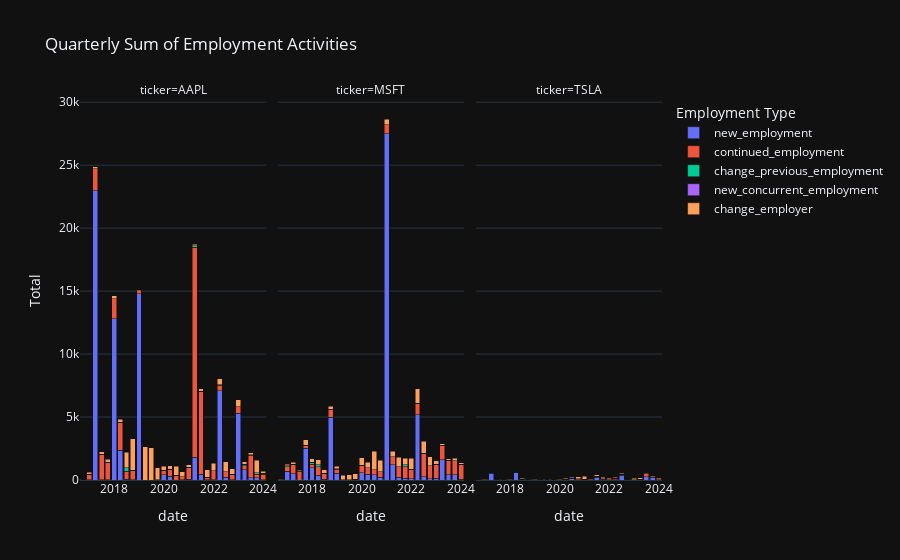

Notebook code cell kept with this figure:
### Code cell
# Group by ticker and resample quarterly, summing up the specified columns
df_resampled = df_visa.groupby('ticker').resample('Q', level='date').agg({
    'new_employment': 'sum',
    'continued_employment': 'sum',
    'change_previous_employment': 'sum',
    'new_concurrent_employment': 'sum',
    'change_employer': 'sum'
}).reset_index()

df_resampled = df_resampled[df_resampled['date'] >= pd.Timestamp('2016-09-01')]


# Reshape the DataFrame from wide to long format for easier plotting with Plotly
df_long = df_resampled.melt(id_vars=['ticker', 'date'], var_name='Employment Type', value_name='Total')

# Create the stacked bar chart
fig = px.bar(df_long, 
             x='date', 
             y='Total', 
             color='Employment Type', 
             barmode='stack',
             facet_col='ticker',  # Use this if you want separate charts for each ticker
             title='Quarterly Sum of Employment Activities')

# Show the plot
fig.show()

### Figure 1 — Plotly figure (JSON) as saved in the notebook; plotly's stock layout.template omitted (floating-point values rounded to 4 significant figures)
{"data": [{"alignmentgroup": "True", "hovertemplate": "Employment Type=new_employment<br>ticker=AAPL<br>date=%{x}<br>Total=%{y}<extra></extra>", "legendgroup": "new_employment", "marker": {"color": "#636efa", "pattern": {"shape": ""}}, "name": "new_employment", "offsetgroup": "new_employment", "orientation": "v", "showlegend": true, "textposition": "auto", "type": "bar", "x": ["2016-09-30T00:00:00", "2016-12-31T00:00:00", "2017-03-31T00:00:00", "2017-06-30T00:00:00", "2017-09-30T00:00:00", "2017-12-31T00:00:00", "2018-03-31T00:00:00", "2018-06-30T00:00:00", "2018-09-30T00:00:00", "2018-12-31T00:00:00", "2019-03-31T00:00:00", "2019-06-30T00:00:00", "2019-09-30T00:00:00", "2019-12-31T00:00:00", "2020-03-31T00:00:00", "2020-06-30T00:00:00", "2020-09-30T00:00:00", "2020-12-31T00:00:00", "2021-03-31T00:00:00", "2021-06-30T00:00:00", "2021-09-30T00:00:00", "2021-12-31T00:00:00", "2022-03-31T00:00:00", "2022-06-30T00:00:00", "2022-09-30T00:00:00", "2022-12-31T00:00:00", "2023-03-31T00:00:00", "2023-06-30T00:00:00", "2023-09-30T00:00:00", "2023-12-31T00:00:00"], "xaxis": "x", "y": [10, 22, 22974, 22, 22, 12821, 2370, 68, 6, 14804, 0, 0, 9, 408, 286, 0, 24, 74, 1824, 462, 24, 6, 7089, 235, 22, 5288, 798, 197, 168, 21], "yaxis": "y"}, {"alignmentgroup": "True", "hovertemplate": "Employment Type=new_employment<br>ticker=MSFT<br>date=%{x}<br>Total=%{y}<extra></extra>", "legendgroup": "new_employment", "marker": {"color": "#636efa", "pattern": {"shape": ""}}, "name": "new_employment", "offsetgroup": "new_employment", "orientation": "v", "showlegend": false, "textposition": "auto", "type": "bar", "x": ["2016-09-30T00:00:00", "2016-12-31T00:00:00", "2017-03-31T00:00:00", "2017-06-30T00:00:00", "2017-09-30T00:00:00", "2017-12-31T00:00:00", "2018-03-31T00:00:00", "2018-06-30T00:00:00", "2018-09-30T00:00:00", "2018-12-31T00:00:00", "2019-03-31T00:00:00", "2019-06-30T00:00:00", "2019-09-30T00:00:00", "2019-12-31T00:00:00", "2020-03-31T00:00:00", "2020-06-30T00:00:00", "2020-09-30T00:00:00", "2020-12-31T00:00:00", "2021-03-31T00:00:00", "2021-06-30T00:00:00", "2021-09-30T00:00:00", "2021-12-31T00:00:00", "2022-03-31T00:00:00", "2022-06-30T00:00:00", "2022-09-30T00:00:00", "2022-12-31T00:00:00", "2023-03-31T00:00:00", "2023-06-30T00:00:00", "2023-09-30T00:00:00", "2023-12-31T00:00:00"], "xaxis": "x2", "y": [0, 712, 511, 0, 2508, 957, 372, 53, 4965, 542, 0, 0, 0, 568, 454, 399, 233, 27503, 1229, 205, 135, 89, 5188, 260, 101, 126, 1627, 437, 437, 45], "yaxis": "y2"}, {"alignmentgroup": "True", "hovertemplate": "Employment Type=new_employment<br>ticker=TSLA<br>date=%{x}<br>Total=%{y}<extra></extra>", "legendgroup": "new_employment", "marker": {"color": "#636efa", "pattern": {"shape": ""}}, "name": "new_employment", "offsetgroup": "new_employment", "orientation": "v", "showlegend": false, "textposition": "auto", "type": "bar", "x": ["2016-09-30T00:00:00", "2016-12-31T00:00:00", "2017-03-31T00:00:00", "2017-06-30T00:00:00", "2017-09-30T00:00:00", "2017-12-31T00:00:00", "2018-03-31T00:00:00", "2018-06-30T00:00:00", "2018-09-30T00:00:00", "2018-12-31T00:00:00", "2019-03-31T00:00:00", "2019-06-30T00:00:00", "2019-09-30T00:00:00", "2019-12-31T00:00:00", "2020-03-31T00:00:00", "2020-06-30T00:00:00", "2020-09-30T00:00:00", "2020-12-31T00:00:00", "2021-03-31T00:00:00", "2021-06-30T00:00:00", "2021-09-30T00:00:00", "2021-12-31T00:00:00", "2022-03-31T00:00:00", "2022-06-30T00:00:00", "2022-09-30T00:00:00", "2022-12-31T00:00:00", "2023-03-31T00:00:00", "2023-06-30T00:00:00", "2023-09-30T00:00:00", "2023-12-31T00:00:00"], "xaxis": "x3", "y": [2, 4, 556, 11, 16, 14, 612, 10, 10, 2, 0, 0, 0, 2, 10, 136, 32, 4, 2, 219, 63, 40, 4, 395, 16, 0, 10, 254, 222, 10], "yaxis": "y3"}, {"alignmentgroup": "True", "hovertemplate": "Employment Type=continued_employment<br>ticker=AAPL<br>date=%{x}<br>Total=%{y}<extra></extra>", "legendgroup": "continued_employment", "marker": {"color": "#EF553B", "pattern": {"shape": ""}}, "name": "continued_employment", "offsetgroup": "continued_employment", "orientation": "v", "showlegend": true, "textposition": "auto", "type": "bar", "x": ["2016-09-30T00:00:00", "2016-12-31T00:00:00", "2017-03-31T00:00:00", "2017-06-30T00:00:00", "2017-09-30T00:00:00", "2017-12-31T00:00:00", "2018-03-31T00:00:00", "2018-06-30T00:00:00", "2018-09-30T00:00:00", "2018-12-31T00:00:00", "2019-03-31T00:00:00", "2019-06-30T00:00:00", "2019-09-30T00:00:00", "2019-12-31T00:00:00", "2020-03-31T00:00:00", "2020-06-30T00:00:00", "2020-09-30T00:00:00", "2020-12-31T00:00:00", "2021-03-31T00:00:00", "2021-06-30T00:00:00", "2021-09-30T00:00:00", "2021-12-31T00:00:00", "2022-03-31T00:00:00", "2022-06-30T00:00:00", "2022-09-30T00:00:00", "2022-12-31T00:00:00", "2023-03-31T00:00:00", "2023-06-30T00:00:00", "2023-09-30T00:00:00", "2023-12-31T00:00:00"], "xaxis": "x", "y": [1, 430, 1729, 2014, 1384, 1559, 2221, 613, 752, 216, 0, 0, 29, 350, 518, 383, 252, 937, 16652, 6540, 160, 722, 445, 427, 451, 538, 352, 1784, 294, 453], "yaxis": "y"}, {"alignmentgroup": "True", "hovertemplate": "Employment Type=continued_employment<br>ticker=MSFT<br>date=%{x}<br>Total=%{y}<extra></extra>", "legendgroup": "continued_employment", "marker": {"color": "#EF553B", "pattern": {"shape": ""}}, "name": "continued_employment", "offsetgroup": "continued_employment", "orientation": "v", "showlegend": false, "textposition": "auto", "type": "bar", "x": ["2016-09-30T00:00:00", "2016-12-31T00:00:00", "2017-03-31T00:00:00", "2017-06-30T00:00:00", "2017-09-30T00:00:00", "2017-12-31T00:00:00", "2018-03-31T00:00:00", "2018-06-30T00:00:00", "2018-09-30T00:00:00", "2018-12-31T00:00:00", "2019-03-31T00:00:00", "2019-06-30T00:00:00", "2019-09-30T00:00:00", "2019-12-31T00:00:00", "2020-03-31T00:00:00", "2020-06-30T00:00:00", "2020-09-30T00:00:00", "2020-12-31T00:00:00", "2021-03-31T00:00:00", "2021-06-30T00:00:00", "2021-09-30T00:00:00", "2021-12-31T00:00:00", "2022-03-31T00:00:00", "2022-06-30T00:00:00", "2022-09-30T00:00:00", "2022-12-31T00:00:00", "2023-03-31T00:00:00", "2023-06-30T00:00:00", "2023-09-30T00:00:00", "2023-12-31T00:00:00"], "xaxis": "x2", "y": [17, 327, 708, 710, 220, 278, 687, 474, 618, 330, 0, 0, 41, 604, 501, 432, 438, 709, 612, 844, 919, 711, 921, 1856, 1050, 1113, 1139, 1112, 1104, 1210], "yaxis": "y2"}, {"alignmentgroup": "True", "hovertemplate": "Employment Type=continued_employment<br>ticker=TSLA<br>date=%{x}<br>Total=%{y}<extra></extra>", "legendgroup": "continued_employment", "marker": {"color": "#EF553B", "pattern": {"shape": ""}}, "name": "continued_employment", "offsetgroup": "continued_employment", "orientation": "v", "showlegend": false, "textposition": "auto", "type": "bar", "x": ["2016-09-30T00:00:00", "2016-12-31T00:00:00", "2017-03-31T00:00:00", "2017-06-30T00:00:00", "2017-09-30T00:00:00", "2017-12-31T00:00:00", "2018-03-31T00:00:00", "2018-06-30T00:00:00", "2018-09-30T00:00:00", "2018-12-31T00:00:00", "2019-03-31T00:00:00", "2019-06-30T00:00:00", "2019-09-30T00:00:00", "2019-12-31T00:00:00", "2020-03-31T00:00:00", "2020-06-30T00:00:00", "2020-09-30T00:00:00", "2020-12-31T00:00:00", "2021-03-31T00:00:00", "2021-06-30T00:00:00", "2021-09-30T00:00:00", "2021-12-31T00:00:00", "2022-03-31T00:00:00", "2022-06-30T00:00:00", "2022-09-30T00:00:00", "2022-12-31T00:00:00", "2023-03-31T00:00:00", "2023-06-30T00:00:00", "2023-09-30T00:00:00", "2023-12-31T00:00:00"], "xaxis": "x3", "y": [0, 34, 44, 20, 20, 10, 19, 31, 14, 19, 0, 0, 3, 33, 46, 12, 53, 70, 128, 92, 47, 40, 131, 64, 60, 33, 69, 258, 39, 90], "yaxis": "y3"}, {"alignmentgroup": "True", "hovertemplate": "Employment Type=change_previous_employment<br>ticker=AAPL<br>date=%{x}<br>Total=%{y}<extra></extra>", "legendgroup": "change_previous_employment", "marker": {"color": "#00cc96", "pattern": {"shape": ""}}, "name": "change_previous_employment", "offsetgroup": "change_previous_employment", "orientation": "v", "showlegend": true, "textposition": "auto", "type": "bar", "x": ["2016-09-30T00:00:00", "2016-12-31T00:00:00", "2017-03-31T00:00:00", "2017-06-30T00:00:00", "2017-09-30T00:00:00", "2017-12-31T00:00:00", "2018-03-31T00:00:00", "2018-06-30T00:00:00", "2018-09-30T00:00:00", "2018-12-31T00:00:00", "2019-03-31T00:00:00", "2019-06-30T00:00:00", "2019-09-30T00:00:00", "2019-12-31T00:00:00", "2020-03-31T00:00:00", "2020-06-30T00:00:00", "2020-09-30T00:00:00", "2020-12-31T00:00:00", "2021-03-31T00:00:00", "2021-06-30T00:00:00", "2021-09-30T00:00:00", "2021-12-31T00:00:00", "2022-03-31T00:00:00", "2022-06-30T00:00:00", "2022-09-30T00:00:00", "2022-12-31T00:00:00", "2023-03-31T00:00:00", "2023-06-30T00:00:00", "2023-09-30T00:00:00", "2023-12-31T00:00:00"], "xaxis": "x", "y": [0, 0, 0, 0, 0, 0, 0, 300, 3, 0, 0, 0, 0, 0, 50, 0, 0, 0, 144, 32, 32, 0, 15, 0, 0, 0, 82, 28, 98, 43], "yaxis": "y"}, {"alignmentgroup": "True", "hovertemplate": "Employment Type=change_previous_employment<br>ticker=MSFT<br>date=%{x}<br>Total=%{y}<extra></extra>", "legendgroup": "change_previous_employment", "marker": {"color": "#00cc96", "pattern": {"shape": ""}}, "name": "change_previous_employment", "offsetgroup": "change_previous_employment", "orientation": "v", "showlegend": false, "textposition": "auto", "type": "bar", "x": ["2016-09-30T00:00:00", "2016-12-31T00:00:00", "2017-03-31T00:00:00", "2017-06-30T00:00:00", "2017-09-30T00:00:00", "2017-12-31T00:00:00", "2018-03-31T00:00:00", "2018-06-30T00:00:00", "2018-09-30T00:00:00", "2018-12-31T00:00:00", "2019-03-31T00:00:00", "2019-06-30T00:00:00", "2019-09-30T00:00:00", "2019-12-31T00:00:00", "2020-03-31T00:00:00", "2020-06-30T00:00:00", "2020-09-30T00:00:00", "2020-12-31T00:00:00", "2021-03-31T00:00:00", "2021-06-30T00:00:00", "2021-09-30T00:00:00", "2021-12-31T00:00:00", "2022-03-31T00:00:00", "2022-06-30T00:00:00", "2022-09-30T00:00:00", "2022-12-31T00:00:00", "2023-03-31T00:00:00", "2023-06-30T00:00:00", "2023-09-30T00:00:00", "2023-12-31T00:00:00"], "xaxis": "x2", "y": [0, 95, 42, 31, 51, 176, 135, 5, 33, 15, 26, 27, 0, 0, 0, 0, 0, 0, 0, 0, 155, 35, 0, 0, 0, 0, 0, 0, 0, 0], "yaxis": "y2"}, {"alignmentgroup": "True", "hovertemplate": "Employment Type=change_previous_employment<br>ticker=TSLA<br>date=%{x}<br>Total=%{y}<extra></extra>", "legendgroup": "change_previous_employment", "marker": {"color": "#00cc96", "pattern": {"shape": ""}}, "name": "change_previous_employment", "offsetgroup": "change_previous_employment", "orientation": "v", "showlegend": false, "textposition": "auto", "type": "bar", "x": ["2016-09-30T00:00:00", "2016-12-31T00:00:00", "2017-03-31T00:00:00", "2017-06-30T00:00:00", "2017-09-30T00:00:00", "2017-12-31T00:00:00", "2018-03-31T00:00:00", "2018-06-30T00:00:00", "2018-09-30T00:00:00", "2018-12-31T00:00:00", "2019-03-31T00:00:00", "2019-06-30T00:00:00", "2019-09-30T00:00:00", "2019-12-31T00:00:00", "2020-03-31T00:00:00", "2020-06-30T00:00:00", "2020-09-30T00:00:00", "2020-12-31T00:00:00", "2021-03-31T00:00:00", "2021-06-30T00:00:00", "2021-09-30T00:00:00", "2021-12-31T00:00:00", "2022-03-31T00:00:00", "2022-06-30T00:00:00", "2022-09-30T00:00:00", "2022-12-31T00:00:00", "2023-03-31T00:00:00", "2023-06-30T00:00:00", "2023-09-30T00:00:00", "2023-12-31T00:00:00"], "xaxis": "x3", "y": [0, 0, 3, 17, 5, 1, 5, 12, 21, 7, 4, 2, 2, 0, 0, 0, 0, 4, 0, 0, 0, 0, 2, 0, 0, 0, 0, 0, 0, 0], "yaxis": "y3"}, {"alignmentgroup": "True", "hovertemplate": "Employment Type=new_concurrent_employment<br>ticker=AAPL<br>date=%{x}<br>Total=%{y}<extra></extra>", "legendgroup": "new_concurrent_employment", "marker": {"color": "#ab63fa", "pattern": {"shape": ""}}, "name": "new_concurrent_employment", "offsetgroup": "new_concurrent_employment", "orientation": "v", "showlegend": true, "textposition": "auto", "type": "bar", "x": ["2016-09-30T00:00:00", "2016-12-31T00:00:00", "2017-03-31T00:00:00", "2017-06-30T00:00:00", "2017-09-30T00:00:00", "2017-12-31T00:00:00", "2018-03-31T00:00:00", "2018-06-30T00:00:00", "2018-09-30T00:00:00", "2018-12-31T00:00:00", "2019-03-31T00:00:00", "2019-06-30T00:00:00", "2019-09-30T00:00:00", "2019-12-31T00:00:00", "2020-03-31T00:00:00", "2020-06-30T00:00:00", "2020-09-30T00:00:00", "2020-12-31T00:00:00", "2021-03-31T00:00:00", "2021-06-30T00:00:00", "2021-09-30T00:00:00", "2021-12-31T00:00:00", "2022-03-31T00:00:00", "2022-06-30T00:00:00", "2022-09-30T00:00:00", "2022-12-31T00:00:00", "2023-03-31T00:00:00", "2023-06-30T00:00:00", "2023-09-30T00:00:00", "2023-12-31T00:00:00"], "xaxis": "x", "y": [0, 0, 0, 0, 0, 0, 0, 0, 0, 0, 0, 0, 0, 0, 0, 0, 0, 0, 0, 0, 0, 0, 0, 0, 0, 0, 0, 0, 0, 0], "yaxis": "y"}, {"alignmentgroup": "True", "hovertemplate": "Employment Type=new_concurrent_employment<br>ticker=MSFT<br>date=%{x}<br>Total=%{y}<extra></extra>", "legendgroup": "new_concurrent_employment", "marker": {"color": "#ab63fa", "pattern": {"shape": ""}}, "name": "new_concurrent_employment", "offsetgroup": "new_concurrent_employment", "orientation": "v", "showlegend": false, "textposition": "auto", "type": "bar", "x": ["2016-09-30T00:00:00", "2016-12-31T00:00:00", "2017-03-31T00:00:00", "2017-06-30T00:00:00", "2017-09-30T00:00:00", "2017-12-31T00:00:00", "2018-03-31T00:00:00", "2018-06-30T00:00:00", "2018-09-30T00:00:00", "2018-12-31T00:00:00", "2019-03-31T00:00:00", "2019-06-30T00:00:00", "2019-09-30T00:00:00", "2019-12-31T00:00:00", "2020-03-31T00:00:00", "2020-06-30T00:00:00", "2020-09-30T00:00:00", "2020-12-31T00:00:00", "2021-03-31T00:00:00", "2021-06-30T00:00:00", "2021-09-30T00:00:00", "2021-12-31T00:00:00", "2022-03-31T00:00:00", "2022-06-30T00:00:00", "2022-09-30T00:00:00", "2022-12-31T00:00:00", "2023-03-31T00:00:00", "2023-06-30T00:00:00", "2023-09-30T00:00:00", "2023-12-31T00:00:00"], "xaxis": "x2", "y": [0, 0, 0, 0, 0, 0, 0, 0, 0, 1, 0, 0, 0, 0, 0, 0, 0, 0, 0, 0, 0, 0, 0, 0, 0, 0, 0, 0, 0, 0], "yaxis": "y2"}, {"alignmentgroup": "True", "hovertemplate": "Employment Type=new_concurrent_employment<br>ticker=TSLA<br>date=%{x}<br>Total=%{y}<extra></extra>", "legendgroup": "new_concurrent_employment", "marker": {"color": "#ab63fa", "pattern": {"shape": ""}}, "name": "new_concurrent_employment", "offsetgroup": "new_concurrent_employment", "orientation": "v", "showlegend": false, "textposition": "auto", "type": "bar", "x": ["2016-09-30T00:00:00", "2016-12-31T00:00:00", "2017-03-31T00:00:00", "2017-06-30T00:00:00", "2017-09-30T00:00:00", "2017-12-31T00:00:00", "2018-03-31T00:00:00", "2018-06-30T00:00:00", "2018-09-30T00:00:00", "2018-12-31T00:00:00", "2019-03-31T00:00:00", "2019-06-30T00:00:00", "2019-09-30T00:00:00", "2019-12-31T00:00:00", "2020-03-31T00:00:00", "2020-06-30T00:00:00", "2020-09-30T00:00:00", "2020-12-31T00:00:00", "2021-03-31T00:00:00", "2021-06-30T00:00:00", "2021-09-30T00:00:00", "2021-12-31T00:00:00", "2022-03-31T00:00:00", "2022-06-30T00:00:00", "2022-09-30T00:00:00", "2022-12-31T00:00:00", "2023-03-31T00:00:00", "2023-06-30T00:00:00", "2023-09-30T00:00:00", "2023-12-31T00:00:00"], "xaxis": "x3", "y": [0, 0, 0, 0, 0, 0, 0, 0, 0, 0, 0, 0, 0, 0, 0, 0, 0, 0, 0, 0, 0, 0, 0, 0, 0, 0, 0, 0, 0, 0], "yaxis": "y3"}, {"alignmentgroup": "True", "hovertemplate": "Employment Type=change_employer<br>ticker=AAPL<br>date=%{x}<br>Total=%{y}<extra></extra>", "legendgroup": "change_employer", "marker": {"color": "#FFA15A", "pattern": {"shape": ""}}, "name": "change_employer", "offsetgroup": "change_employer", "orientation": "v", "showlegend": true, "textposition": "auto", "type": "bar", "x": ["2016-09-30T00:00:00", "2016-12-31T00:00:00", "2017-03-31T00:00:00", "2017-06-30T00:00:00", "2017-09-30T00:00:00", "2017-12-31T00:00:00", "2018-03-31T00:00:00", "2018-06-30T00:00:00", "2018-09-30T00:00:00", "2018-12-31T00:00:00", "2019-03-31T00:00:00", "2019-06-30T00:00:00", "2019-09-30T00:00:00", "2019-12-31T00:00:00", "2020-03-31T00:00:00", "2020-06-30T00:00:00", "2020-09-30T00:00:00", "2020-12-31T00:00:00", "2021-03-31T00:00:00", "2021-06-30T00:00:00", "2021-09-30T00:00:00", "2021-12-31T00:00:00", "2022-03-31T00:00:00", "2022-06-30T00:00:00", "2022-09-30T00:00:00", "2022-12-31T00:00:00", "2023-03-31T00:00:00", "2023-06-30T00:00:00", "2023-09-30T00:00:00", "2023-12-31T00:00:00"], "xaxis": "x", "y": [11, 177, 170, 203, 239, 257, 237, 1205, 2527, 101, 2654, 2543, 932, 327, 291, 701, 376, 194, 120, 224, 603, 584, 505, 803, 430, 559, 234, 148, 1016, 186], "yaxis": "y"}, {"alignmentgroup": "True", "hovertemplate": "Employment Type=change_employer<br>ticker=MSFT<br>date=%{x}<br>Total=%{y}<extra></extra>", "legendgroup": "change_employer", "marker": {"color": "#FFA15A", "pattern": {"shape": ""}}, "name": "change_employer", "offsetgroup": "change_employer", "orientation": "v", "showlegend": false, "textposition": "auto", "type": "bar", "x": ["2016-09-30T00:00:00", "2016-12-31T00:00:00", "2017-03-31T00:00:00", "2017-06-30T00:00:00", "2017-09-30T00:00:00", "2017-12-31T00:00:00", "2018-03-31T00:00:00", "2018-06-30T00:00:00", "2018-09-30T00:00:00", "2018-12-31T00:00:00", "2019-03-31T00:00:00", "2019-06-30T00:00:00", "2019-09-30T00:00:00", "2019-12-31T00:00:00", "2020-03-31T00:00:00", "2020-06-30T00:00:00", "2020-09-30T00:00:00", "2020-12-31T00:00:00", "2021-03-31T00:00:00", "2021-06-30T00:00:00", "2021-09-30T00:00:00", "2021-12-31T00:00:00", "2022-03-31T00:00:00", "2022-06-30T00:00:00", "2022-09-30T00:00:00", "2022-12-31T00:00:00", "2023-03-31T00:00:00", "2023-06-30T00:00:00", "2023-09-30T00:00:00", "2023-12-31T00:00:00"], "xaxis": "x2", "y": [28, 129, 139, 71, 399, 281, 432, 300, 248, 211, 352, 392, 441, 578, 446, 1457, 899, 454, 454, 768, 533, 911, 1121, 973, 692, 296, 118, 145, 167, 132], "yaxis": "y2"}, {"alignmentgroup": "True", "hovertemplate": "Employment Type=change_employer<br>ticker=TSLA<br>date=%{x}<br>Total=%{y}<extra></extra>", "legendgroup": "change_employer", "marker": {"color": "#FFA15A", "pattern": {"shape": ""}}, "name": "change_employer", "offsetgroup": "change_employer", "orientation": "v", "showlegend": false, "textposition": "auto", "type": "bar", "x": ["2016-09-30T00:00:00", "2016-12-31T00:00:00", "2017-03-31T00:00:00", "2017-06-30T00:00:00", "2017-09-30T00:00:00", "2017-12-31T00:00:00", "2018-03-31T00:00:00", "2018-06-30T00:00:00", "2018-09-30T00:00:00", "2018-12-31T00:00:00", "2019-03-31T00:00:00", "2019-06-30T00:00:00", "2019-09-30T00:00:00", "2019-12-31T00:00:00", "2020-03-31T00:00:00", "2020-06-30T00:00:00", "2020-09-30T00:00:00", "2020-12-31T00:00:00", "2021-03-31T00:00:00", "2021-06-30T00:00:00", "2021-09-30T00:00:00", "2021-12-31T00:00:00", "2022-03-31T00:00:00", "2022-06-30T00:00:00", "2022-09-30T00:00:00", "2022-12-31T00:00:00", "2023-03-31T00:00:00", "2023-06-30T00:00:00", "2023-09-30T00:00:00", "2023-12-31T00:00:00"], "xaxis": "x3", "y": [0, 35, 66, 69, 48, 31, 32, 74, 39, 38, 11, 17, 27, 40, 89, 77, 154, 226, 56, 92, 94, 108, 85, 66, 41, 121, 87, 36, 68, 75], "yaxis": "y3"}], "layout": {"annotations": [{"font": {}, "showarrow": false, "text": "ticker=AAPL", "x": 0.16, "xanchor": "center", "xref": "paper", "y": 1, "yanchor": "bottom", "yref": "paper"}, {"font": {}, "showarrow": false, "text": "ticker=MSFT", "x": 0.5, "xanchor": "center", "xref": "paper", "y": 1, "yanchor": "bottom", "yref": "paper"}, {"font": {}, "showarrow": false, "text": "ticker=TSLA", "x": 0.84, "xanchor": "center", "xref": "paper", "y": 1, "yanchor": "bottom", "yref": "paper"}], "autosize": true, "barmode": "stack", "legend": {"title": {"text": "Employment Type"}, "tracegroupgap": 0}, "title": {"text": "Quarterly Sum of Employment Activities"}, "xaxis": {"anchor": "y", "autorange": true, "domain": [0, 0.32], "range": ["2016-08-16", "2024-02-14"], "title": {"text": "date"}, "type": "date"}, "xaxis2": {"anchor": "y2", "autorange": true, "domain": [0.34, 0.66], "matches": "x", "range": ["2016-08-16", "2024-02-14"], "title": {"text": "date"}, "type": "date"}, "xaxis3": {"anchor": "y3", "autorange": true, "domain": [0.68, 1.0], "matches": "x", "range": ["2016-08-16", "2024-02-14"], "title": {"text": "date"}, "type": "date"}, "yaxis": {"anchor": "x", "autorange": true, "domain": [0, 1], "range": [0, 30170.0], "title": {"text": "Total"}, "type": "linear"}, "yaxis2": {"anchor": "x2", "autorange": true, "domain": [0, 1], "matches": "y", "range": [0, 30170.0], "showticklabels": false, "type": "linear"}, "yaxis3": {"anchor": "x3", "autorange": true, "domain": [0, 1], "matches": "y", "range": [0, 30170.0], "showticklabels": false, "type": "linear"}}}
